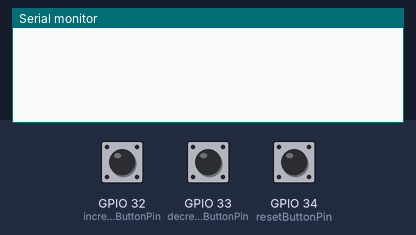
The sketch below on a simulated ESP32. Parts: the last lines printed to the serial monitor. Inputs (shaded band) come from the test bench; at power-on: GPIO 32 (incrementButtonPin) LOW, GPIO 33 (decrementButtonPin) LOW, GPIO 34 (resetButtonPin) LOW.

Above: at 1.2 s.
1.3 s: GPIO 32 (incrementButtonPin) pulled HIGH for 0.15 s
At 2.0 s:
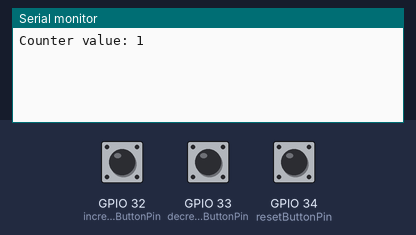
2.9 s: GPIO 33 (decrementButtonPin) pulled HIGH for 0.15 s
At 4.1 s:
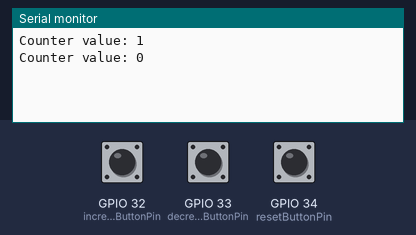
4.5 s: GPIO 32 (incrementButtonPin) pulled HIGH for 1 s
At 6.3 s:
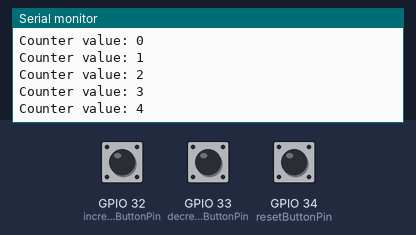
7.0 s: GPIO 33 (decrementButtonPin) pulled HIGH for 3.2 s
At 11.0 s:
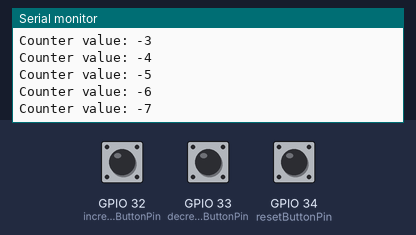
Timing chart, 0 to 12.5 s (numbered marks = the images above; inputs shaded):
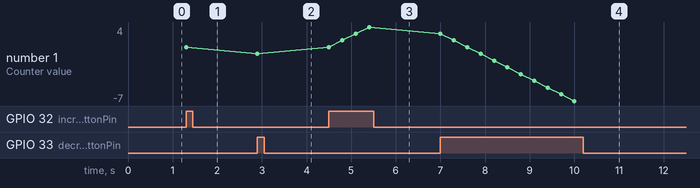

Measured:
- after the input at 1.3 s, the serial monitor: prints a new line at once (image 1)
- after the input at 2.9 s, the serial monitor: prints a new line at once (image 2)
- after the input at 4.5 s, the serial monitor: prints a new line at once (image 3)
- after the input at 7.0 s, the serial monitor: prints a new line after 0.90 s (image 4)
- plotted number 1: 1 → 0 after the input at 2.9 s, 0 → 4 after the input at 4.5 s, 4 → -7 after the input at 7.0 s

The sketch:

buttons.ino
```cpp
const int incrementButtonPin = 32;
const int decrementButtonPin = 33;
const int resetButtonPin = 34;

int counter = 0;

void setup() {
  pinMode(incrementButtonPin, INPUT_PULLDOWN);
  pinMode(decrementButtonPin, INPUT_PULLDOWN);
  pinMode(resetButtonPin, INPUT_PULLDOWN);
  Serial.begin(115200);
}

void loop() {
  if (digitalRead(incrementButtonPin) == HIGH) {
    counter++;
    printCounter();
    delay(300); // Simple debounce
  }
  if (digitalRead(decrementButtonPin) == HIGH) {
    counter--;
    printCounter();
    delay(300); // Simple debounce
  }
  if (digitalRead(resetButtonPin) == HIGH) {
    counter = 0;
    printCounter();
    delay(300); // Simple debounce
  }


}

void printCounter() {
  Serial.print("Counter value: ");
  Serial.println(counter);
}
```
